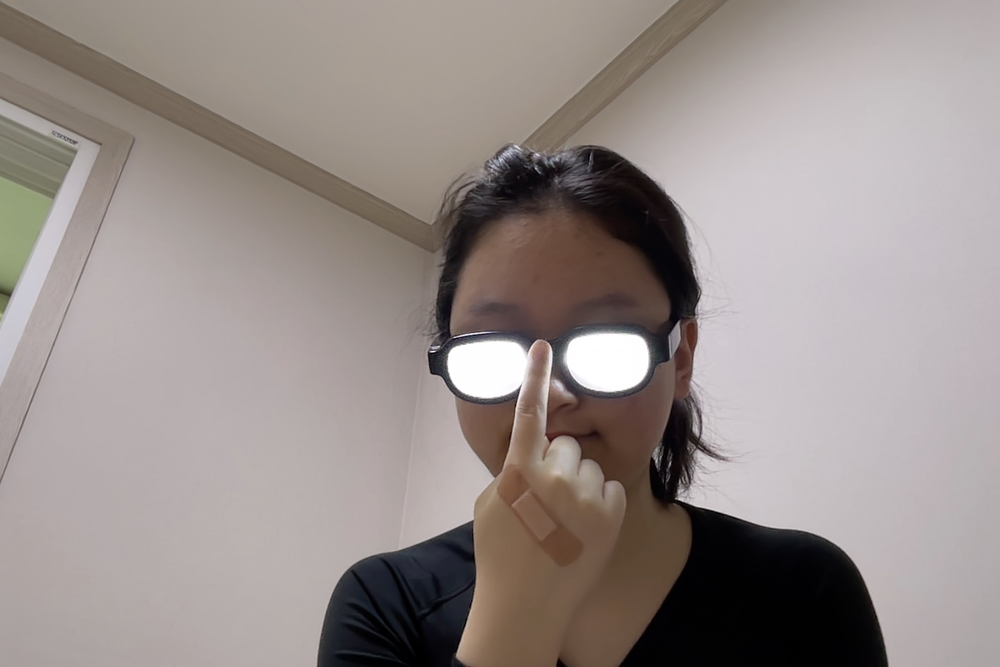
#> input picture AI/sunny.png, 1000 x 667 px, shrunk from 1440 x 960 before the run
$ python ImageMatplotlib.py
#> lines starting #> are read from the running program, lines starting #| are printed output that depends on the picture
import cv2
from matplotlib import pyplot as plt

def matplotlib():
    img = cv2.imread('sunny.png', cv2.IMREAD_COLOR)
#> img is the input picture: shape (667, 1000, 3); mean B, G, R 139.2, 142.3, 151.6

    fig = plt.figure()
    # fig.canvas.set_window_title('JetsonNano_Matplot')
    plt.imshow(img)
    plt.xticks([])
    plt.yticks([])
    plt.show()

    fig = plt.figure()
    # fig.canvas.set_window_title('JetsonNano_Matplot')
    b, g, r = cv2.split(img)
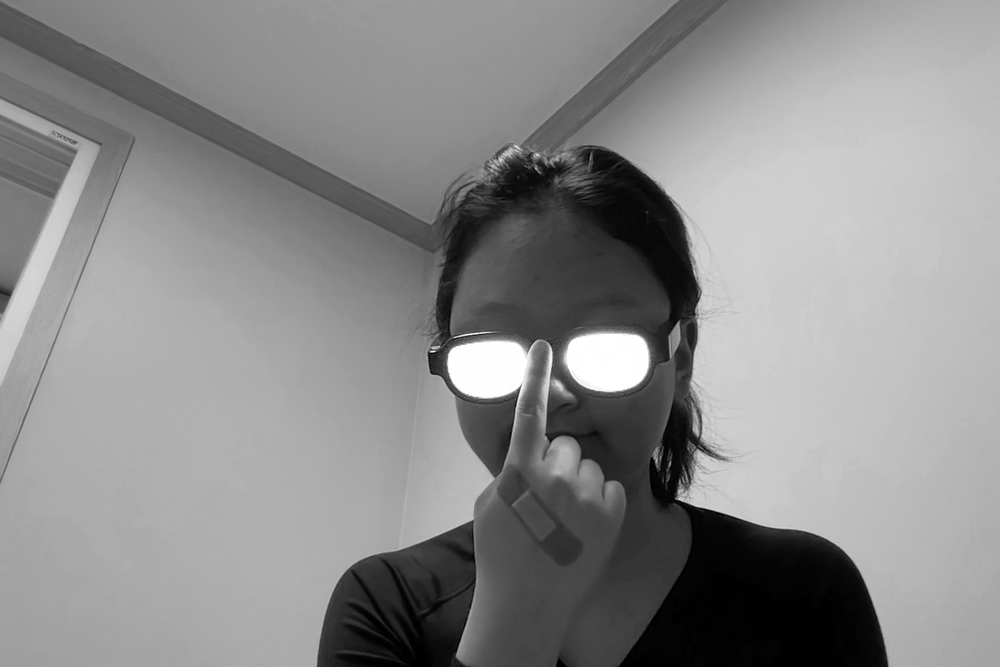
#> b: shape (667, 1000); min 0, max 255, mean 139.2
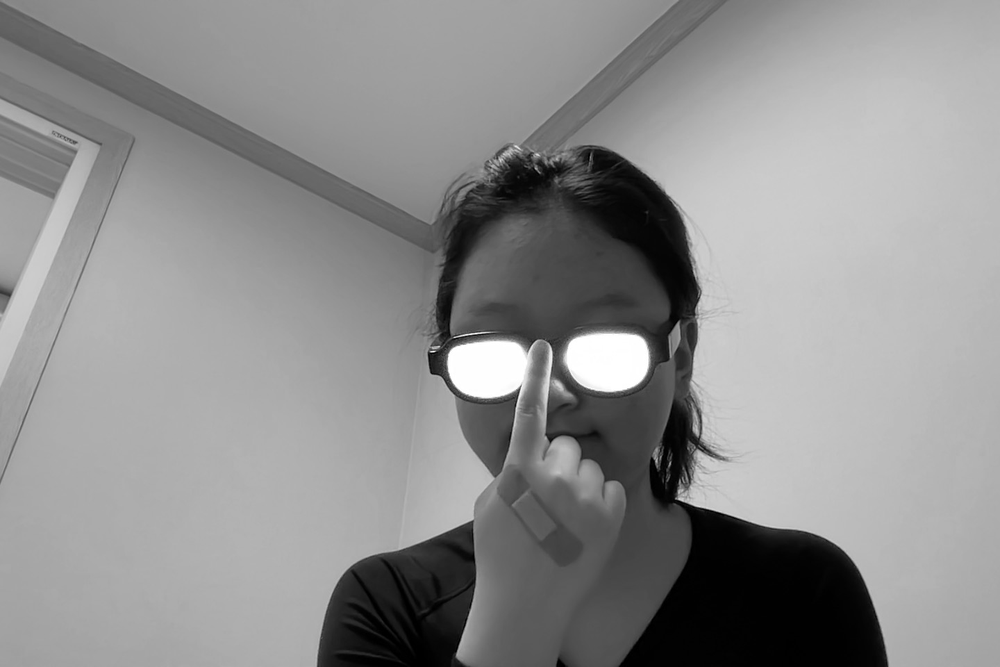
#> g: shape (667, 1000); min 0, max 255, mean 142.3
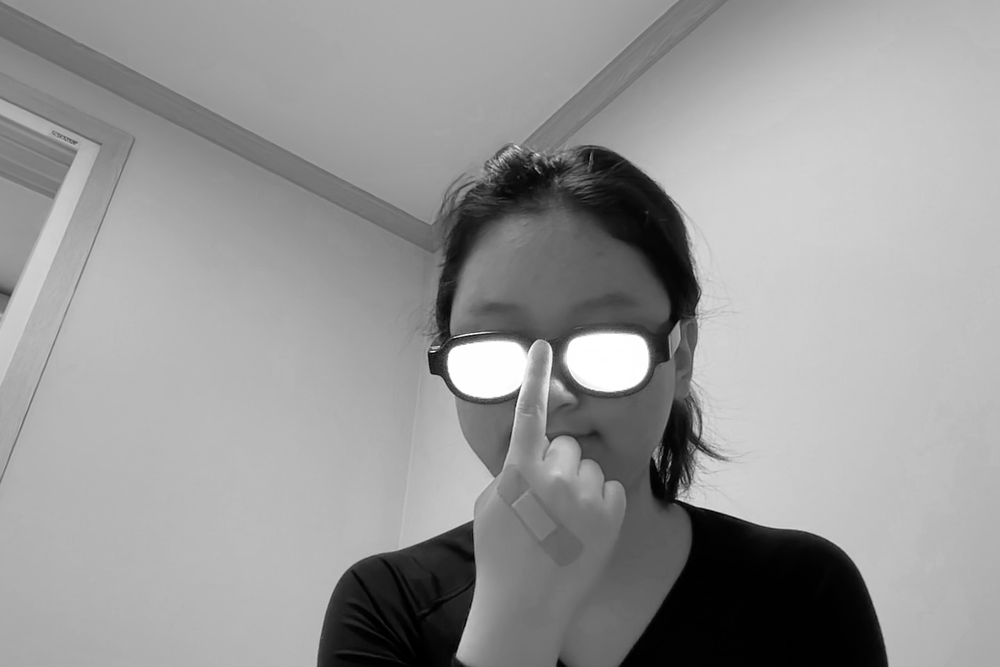
#> r: shape (667, 1000); min 0, max 255, mean 151.6
    img2 = cv2.merge([r, g, b])
    plt.imshow(img2)
    plt.xticks([])
    plt.yticks([])
    plt.show()

matplotlib()

$ run again, with AI/bao.png copied over AI/sunny.png
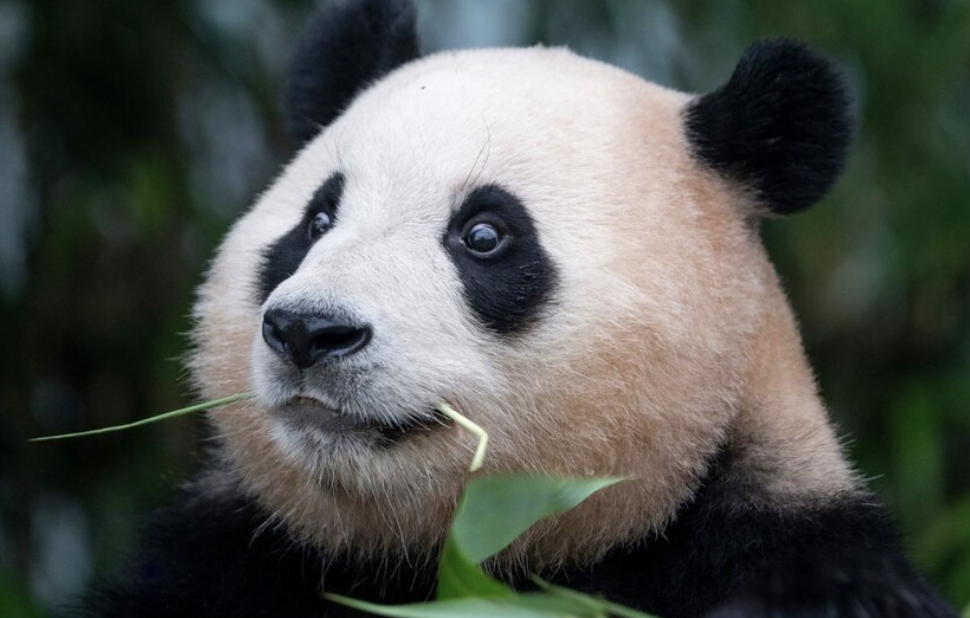
#> input picture AI/bao.png, 970 x 618 px
#> in matplotlib, img is the input picture: shape (618, 970, 3); mean B, G, R 80.4, 84.8, 81.3
#> in matplotlib, `b, g, r = cv2.split(img)`:
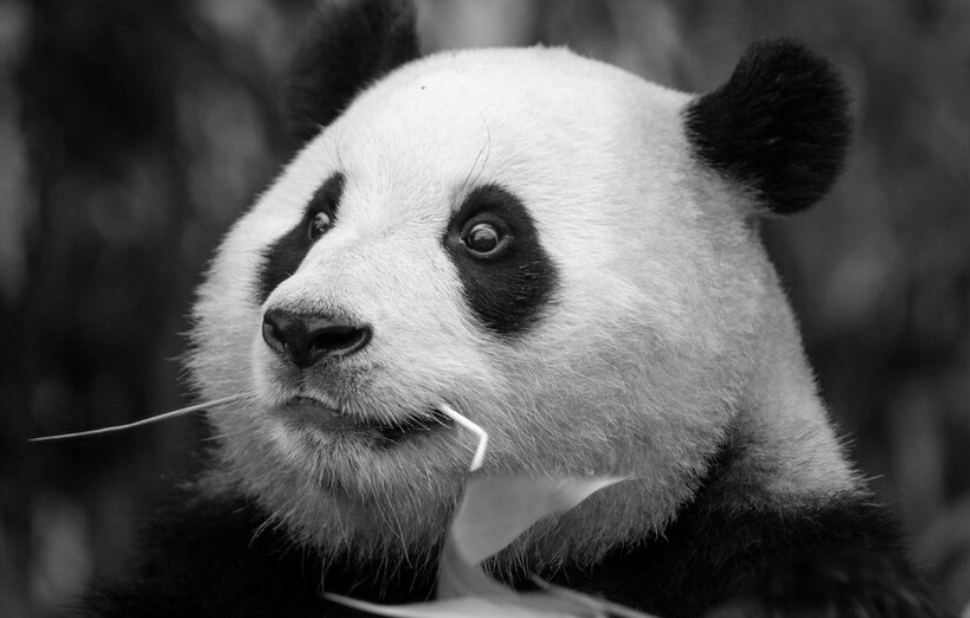
#> g: shape (618, 970); min 0, max 255, mean 84.8
#> in matplotlib, `b, g, r = cv2.split(img)`:
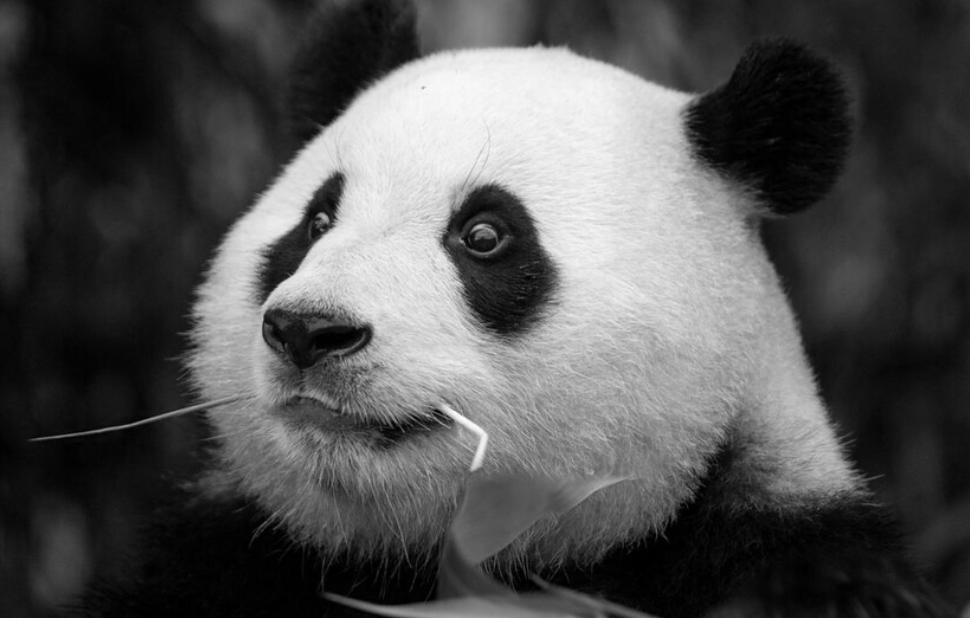
#> r: shape (618, 970); min 0, max 254, mean 81.3
